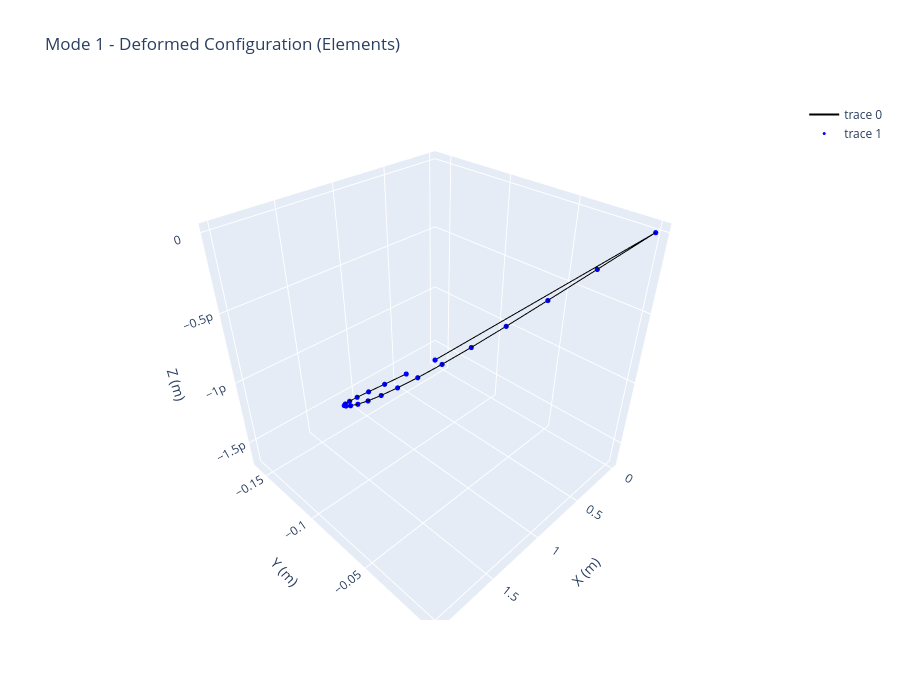
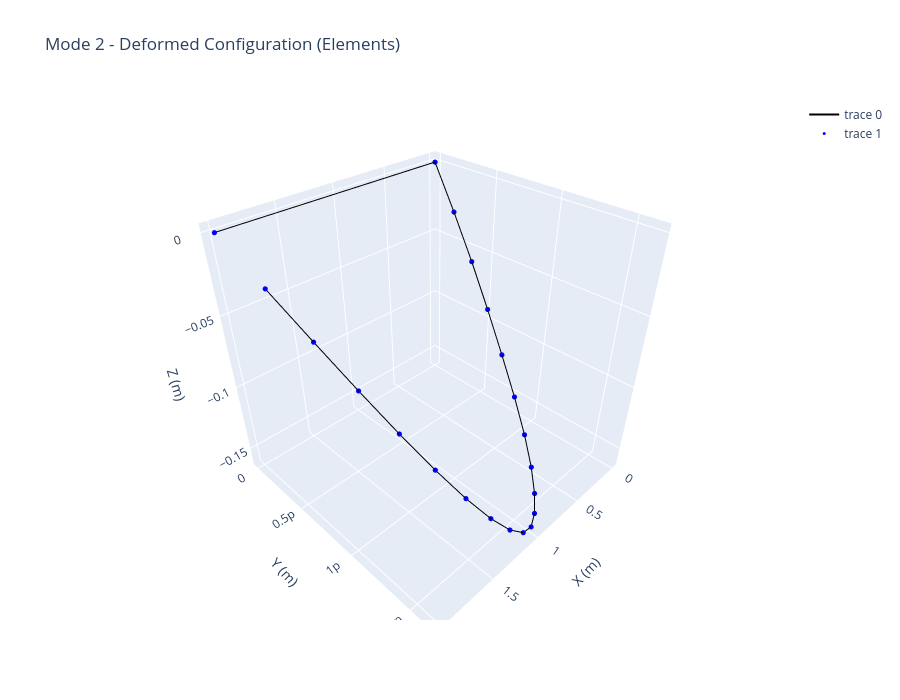
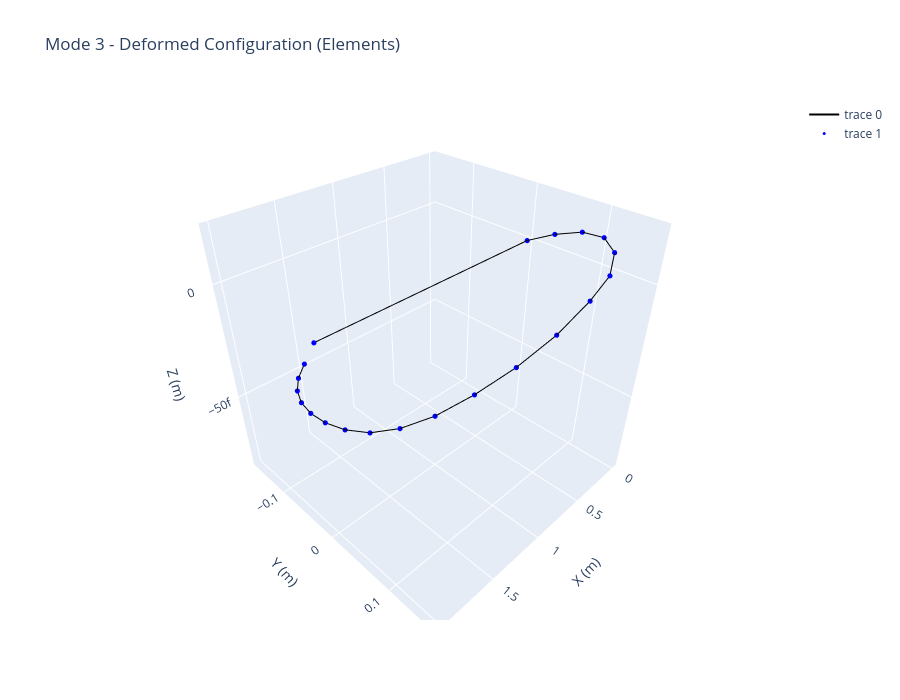
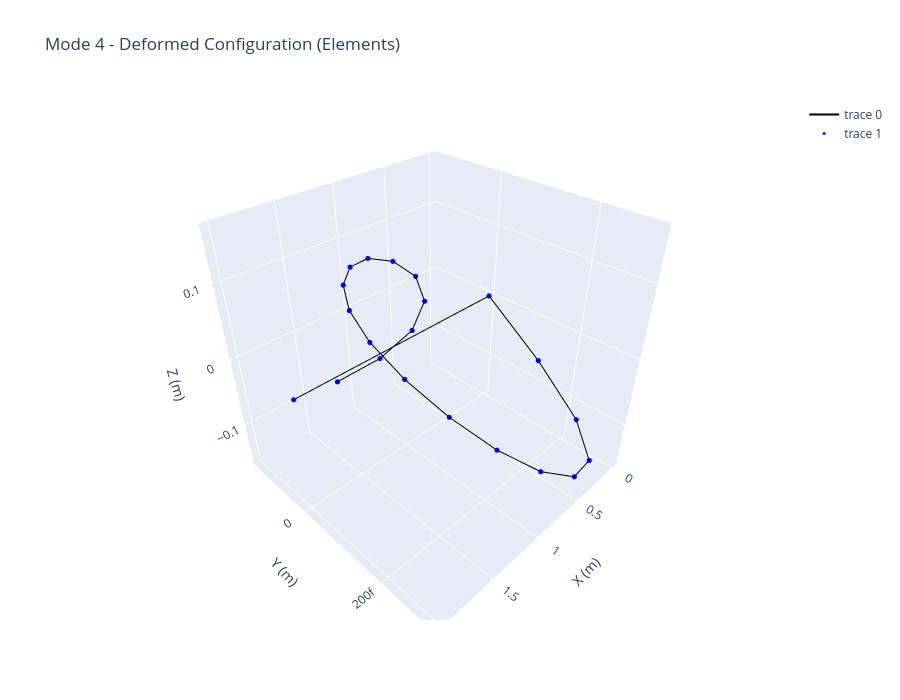

Notebook code for these charts, in order:
### Code cell
for i in range(modes_to_plot):
    line_x = []
    line_y = []
    line_z = []
    for nA, nB in element_nodes:
        p1 = modes[i][nA - 1]
        p2 = modes[i][nB - 1]
        line_x.extend([p1[0], p2[0], None])
        line_y.extend([p1[1], p2[1], None])
        line_z.extend([p1[2], p2[2], None])

    fig_lines = go.Figure(
        data=[
            go.Scatter3d(
                x=line_x,
                y=line_y,
                z=line_z,
                mode='lines',
                line=dict(color='black', width=2)
            ),
            go.Scatter3d(
                x=modes[i][:, 0],
                y=modes[i][:, 1],
                z=modes[i][:, 2],
                mode='markers',
                marker=dict(size=3, color='blue')
            )
        ]
    )

    fig_lines.update_layout(
        title=f'Mode {i+1} - Deformed Configuration (Elements)',
        scene=dict(
            xaxis_title='X (m)',
            yaxis_title='Y (m)',
            zaxis_title='Z (m)'
        ),
        width=900,
        height=700
    )

    fig_lines.show()

### Figure 1 — Plotly figure (JSON) as saved in the notebook; plotly's stock layout.template omitted (floating-point values rounded to 4 significant figures)
{"data": [{"line": {"color": "black", "width": 2}, "mode": "lines", "type": "scatter3d", "x": [2, 0, null, 0, 0.1, null, 0.1, 0.2, null, 0.2, 0.3, null, 0.3, 0.4, null, 0.4, 0.5, null, 0.5, 0.6, null, 0.6, 0.7, null, 0.7, 0.8, null, 0.8, 0.9, null, 0.9, 1.0, null, 1.0, 1.1, null, 1.1, 1.2, null, 1.2, 1.3, null, 1.3, 1.4, null, 1.4, 1.5, null, 1.5, 1.6, null, 1.6, 1.7, null, 1.7, 1.8, null, 1.8, 1.9, null], "y": [0, 0, null, 0, -0.02496, null, -0.02496, -0.04931, null, -0.04931, -0.07245, null, -0.07245, -0.0938, null, -0.0938, -0.1128, null, -0.1128, -0.1291, null, -0.1291, -0.1422, null, -0.1422, -0.1518, null, -0.1518, -0.1576, null, -0.1576, -0.1596, null, -0.1596, -0.1576, null, -0.1576, -0.1518, null, -0.1518, -0.1422, null, -0.1422, -0.1291, null, -0.1291, -0.1128, null, -0.1128, -0.0938, null, -0.0938, -0.07245, null, -0.07245, -0.04931, null, -0.04931, -0.02496, null], "z": [0, 0, null, 0, -2.792e-13, null, -2.792e-13, -5.511e-13, null, -5.511e-13, -8.072e-13, null, -8.072e-13, -1.039e-12, null, -1.039e-12, -1.239e-12, null, -1.239e-12, -1.402e-12, null, -1.402e-12, -1.525e-12, null, -1.525e-12, -1.608e-12, null, -1.608e-12, -1.648e-12, null, -1.648e-12, -1.645e-12, null, -1.645e-12, -1.6e-12, null, -1.6e-12, -1.519e-12, null, -1.519e-12, -1.409e-12, null, -1.409e-12, -1.27e-12, null, -1.27e-12, -1.103e-12, null, -1.103e-12, -9.138e-13, null, -9.138e-13, -7.05e-13, null, -7.05e-13, -4.804e-13, null, -4.804e-13, -2.437e-13, null]}, {"marker": {"color": "blue", "size": 3}, "mode": "markers", "type": "scatter3d", "x": [0.0, 0.1, 0.2, 0.3, 0.4, 0.5, 0.6, 0.7, 0.8, 0.9, 1.0, 1.1, 1.2, 1.3, 1.4, 1.5, 1.6, 1.7, 1.8, 1.9, 2.0], "y": [0.0, -0.02496, -0.04931, -0.07245, -0.0938, -0.1128, -0.1291, -0.1422, -0.1518, -0.1576, -0.1596, -0.1576, -0.1518, -0.1422, -0.1291, -0.1128, -0.0938, -0.07245, -0.04931, -0.02496, 0.0], "z": [0.0, -2.792e-13, -5.511e-13, -8.072e-13, -1.039e-12, -1.239e-12, -1.402e-12, -1.525e-12, -1.608e-12, -1.648e-12, -1.645e-12, -1.6e-12, -1.519e-12, -1.409e-12, -1.27e-12, -1.103e-12, -9.138e-13, -7.05e-13, -4.804e-13, -2.437e-13, 0.0]}], "layout": {"height": 700, "scene": {"xaxis": {"title": {"text": "X (m)"}}, "yaxis": {"title": {"text": "Y (m)"}}, "zaxis": {"title": {"text": "Z (m)"}}}, "title": {"text": "Mode 1 - Deformed Configuration (Elements)"}, "width": 900}}

### Figure 2 — Plotly figure (JSON) as saved in the notebook; plotly's stock layout.template omitted (floating-point values rounded to 4 significant figures)
{"data": [{"line": {"color": "black", "width": 2}, "mode": "lines", "type": "scatter3d", "x": [2, 0, null, 0, 0.1, null, 0.1, 0.2, null, 0.2, 0.3, null, 0.3, 0.4, null, 0.4, 0.5, null, 0.5, 0.6, null, 0.6, 0.7, null, 0.7, 0.8, null, 0.8, 0.9, null, 0.9, 1.0, null, 1.0, 1.1, null, 1.1, 1.2, null, 1.2, 1.3, null, 1.3, 1.4, null, 1.4, 1.5, null, 1.5, 1.6, null, 1.6, 1.7, null, 1.7, 1.8, null, 1.8, 1.9, null], "y": [0, 0, null, 0, 2.602e-13, null, 2.602e-13, 5.059e-13, null, 5.059e-13, 7.31e-13, null, 7.31e-13, 9.383e-13, null, 9.383e-13, 1.127e-12, null, 1.127e-12, 1.291e-12, null, 1.291e-12, 1.423e-12, null, 1.423e-12, 1.523e-12, null, 1.523e-12, 1.592e-12, null, 1.592e-12, 1.632e-12, null, 1.632e-12, 1.635e-12, null, 1.635e-12, 1.596e-12, null, 1.596e-12, 1.514e-12, null, 1.514e-12, 1.391e-12, null, 1.391e-12, 1.228e-12, null, 1.228e-12, 1.032e-12, null, 1.032e-12, 8.048e-13, null, 8.048e-13, 5.532e-13, null, 5.532e-13, 2.826e-13, null], "z": [0, 0, null, 0, -0.02494, null, -0.02494, -0.04927, null, -0.04927, -0.07239, null, -0.07239, -0.09373, null, -0.09373, -0.1128, null, -0.1128, -0.129, null, -0.129, -0.1421, null, -0.1421, -0.1517, null, -0.1517, -0.1575, null, -0.1575, -0.1595, null, -0.1595, -0.1575, null, -0.1575, -0.1517, null, -0.1517, -0.1421, null, -0.1421, -0.129, null, -0.129, -0.1128, null, -0.1128, -0.09373, null, -0.09373, -0.07239, null, -0.07239, -0.04927, null, -0.04927, -0.02494, null]}, {"marker": {"color": "blue", "size": 3}, "mode": "markers", "type": "scatter3d", "x": [0.0, 0.1, 0.2, 0.3, 0.4, 0.5, 0.6, 0.7, 0.8, 0.9, 1.0, 1.1, 1.2, 1.3, 1.4, 1.5, 1.6, 1.7, 1.8, 1.9, 2.0], "y": [0.0, 2.602e-13, 5.059e-13, 7.31e-13, 9.383e-13, 1.127e-12, 1.291e-12, 1.423e-12, 1.523e-12, 1.592e-12, 1.632e-12, 1.635e-12, 1.596e-12, 1.514e-12, 1.391e-12, 1.228e-12, 1.032e-12, 8.048e-13, 5.532e-13, 2.826e-13, 0.0], "z": [0.0, -0.02494, -0.04927, -0.07239, -0.09373, -0.1128, -0.129, -0.1421, -0.1517, -0.1575, -0.1595, -0.1575, -0.1517, -0.1421, -0.129, -0.1128, -0.09373, -0.07239, -0.04927, -0.02494, 0.0]}], "layout": {"height": 700, "scene": {"xaxis": {"title": {"text": "X (m)"}}, "yaxis": {"title": {"text": "Y (m)"}}, "zaxis": {"title": {"text": "Z (m)"}}}, "title": {"text": "Mode 2 - Deformed Configuration (Elements)"}, "width": 900}}

### Figure 3 — Plotly figure (JSON) as saved in the notebook; plotly's stock layout.template omitted (floating-point values rounded to 4 significant figures)
{"data": [{"line": {"color": "black", "width": 2}, "mode": "lines", "type": "scatter3d", "x": [2, 0, null, 0, 0.1, null, 0.1, 0.2, null, 0.2, 0.3, null, 0.3, 0.4, null, 0.4, 0.5, null, 0.5, 0.6, null, 0.6, 0.7, null, 0.7, 0.8, null, 0.8, 0.9, null, 0.9, 1.0, null, 1.0, 1.1, null, 1.1, 1.2, null, 1.2, 1.3, null, 1.3, 1.4, null, 1.4, 1.5, null, 1.5, 1.6, null, 1.6, 1.7, null, 1.7, 1.8, null, 1.8, 1.9, null], "y": [0, 0, null, 0, 0.04928, null, 0.04928, 0.09373, null, 0.09373, 0.129, null, 0.129, 0.1517, null, 0.1517, 0.1595, null, 0.1595, 0.1517, null, 0.1517, 0.129, null, 0.129, 0.09373, null, 0.09373, 0.04928, null, 0.04928, 3.109e-13, null, 3.109e-13, -0.04928, null, -0.04928, -0.09373, null, -0.09373, -0.129, null, -0.129, -0.1517, null, -0.1517, -0.1595, null, -0.1595, -0.1517, null, -0.1517, -0.129, null, -0.129, -0.09373, null, -0.09373, -0.04928, null], "z": [0, 0, null, 0, 9.245e-15, null, 9.245e-15, 1.617e-14, null, 1.617e-14, 1.94e-14, null, 1.94e-14, 1.831e-14, null, 1.831e-14, 1.3e-14, null, 1.3e-14, 5.002e-15, null, 5.002e-15, -8.864e-15, null, -8.864e-15, -2.534e-14, null, -2.534e-14, -4.277e-14, null, -4.277e-14, -5.978e-14, null, -5.978e-14, -7.314e-14, null, -7.314e-14, -8.138e-14, null, -8.138e-14, -8.354e-14, null, -8.354e-14, -8.069e-14, null, -8.069e-14, -7.362e-14, null, -7.362e-14, -6.316e-14, null, -6.316e-14, -4.997e-14, null, -4.997e-14, -3.487e-14, null, -3.487e-14, -1.853e-14, null]}, {"marker": {"color": "blue", "size": 3}, "mode": "markers", "type": "scatter3d", "x": [0.0, 0.1, 0.2, 0.3, 0.4, 0.5, 0.6, 0.7, 0.8, 0.9, 1.0, 1.1, 1.2, 1.3, 1.4, 1.5, 1.6, 1.7, 1.8, 1.9, 2.0], "y": [0.0, 0.04928, 0.09373, 0.129, 0.1517, 0.1595, 0.1517, 0.129, 0.09373, 0.04928, 3.109e-13, -0.04928, -0.09373, -0.129, -0.1517, -0.1595, -0.1517, -0.129, -0.09373, -0.04928, 0.0], "z": [0.0, 9.245e-15, 1.617e-14, 1.94e-14, 1.831e-14, 1.3e-14, 5.002e-15, -8.864e-15, -2.534e-14, -4.277e-14, -5.978e-14, -7.314e-14, -8.138e-14, -8.354e-14, -8.069e-14, -7.362e-14, -6.316e-14, -4.997e-14, -3.487e-14, -1.853e-14, 0.0]}], "layout": {"height": 700, "scene": {"xaxis": {"title": {"text": "X (m)"}}, "yaxis": {"title": {"text": "Y (m)"}}, "zaxis": {"title": {"text": "Z (m)"}}}, "title": {"text": "Mode 3 - Deformed Configuration (Elements)"}, "width": 900}}

### Figure 4 — Plotly figure (JSON) as saved in the notebook; plotly's stock layout.template omitted (floating-point values rounded to 4 significant figures)
{"data": [{"line": {"color": "black", "width": 2}, "mode": "lines", "type": "scatter3d", "x": [2, 0, null, 0, 0.1, null, 0.1, 0.2, null, 0.2, 0.3, null, 0.3, 0.4, null, 0.4, 0.5, null, 0.5, 0.6, null, 0.6, 0.7, null, 0.7, 0.8, null, 0.8, 0.9, null, 0.9, 1.0, null, 1.0, 1.1, null, 1.1, 1.2, null, 1.2, 1.3, null, 1.3, 1.4, null, 1.4, 1.5, null, 1.5, 1.6, null, 1.6, 1.7, null, 1.7, 1.8, null, 1.8, 1.9, null], "y": [0, 0, null, 0, 1.436e-13, null, 1.436e-13, 2.519e-13, null, 2.519e-13, 3.023e-13, null, 3.023e-13, 2.915e-13, null, 2.915e-13, 2.359e-13, null, 2.359e-13, 1.503e-13, null, 1.503e-13, 4.827e-14, null, 4.827e-14, -5.023e-14, null, -5.023e-14, -1.214e-13, null, -1.214e-13, -1.472e-13, null, -1.472e-13, -1.274e-13, null, -1.274e-13, -7.243e-14, null, -7.243e-14, 3.895e-15, null, 3.895e-15, 8.638e-14, null, 8.638e-14, 1.551e-13, null, 1.551e-13, 1.945e-13, null, 1.945e-13, 1.95e-13, null, 1.95e-13, 1.572e-13, null, 1.572e-13, 8.829e-14, null], "z": [0, 0, null, 0, -0.04913, null, -0.04913, -0.09345, null, -0.09345, -0.1286, null, -0.1286, -0.1512, null, -0.1512, -0.159, null, -0.159, -0.1512, null, -0.1512, -0.1286, null, -0.1286, -0.09345, null, -0.09345, -0.04913, null, -0.04913, -9.057e-14, null, -9.057e-14, 0.04913, null, 0.04913, 0.09345, null, 0.09345, 0.1286, null, 0.1286, 0.1512, null, 0.1512, 0.159, null, 0.159, 0.1512, null, 0.1512, 0.1286, null, 0.1286, 0.09345, null, 0.09345, 0.04913, null]}, {"marker": {"color": "blue", "size": 3}, "mode": "markers", "type": "scatter3d", "x": [0.0, 0.1, 0.2, 0.3, 0.4, 0.5, 0.6, 0.7, 0.8, 0.9, 1.0, 1.1, 1.2, 1.3, 1.4, 1.5, 1.6, 1.7, 1.8, 1.9, 2.0], "y": [0.0, 1.436e-13, 2.519e-13, 3.023e-13, 2.915e-13, 2.359e-13, 1.503e-13, 4.827e-14, -5.023e-14, -1.214e-13, -1.472e-13, -1.274e-13, -7.243e-14, 3.895e-15, 8.638e-14, 1.551e-13, 1.945e-13, 1.95e-13, 1.572e-13, 8.829e-14, 0.0], "z": [0.0, -0.04913, -0.09345, -0.1286, -0.1512, -0.159, -0.1512, -0.1286, -0.09345, -0.04913, -9.057e-14, 0.04913, 0.09345, 0.1286, 0.1512, 0.159, 0.1512, 0.1286, 0.09345, 0.04913, 0.0]}], "layout": {"height": 700, "scene": {"xaxis": {"title": {"text": "X (m)"}}, "yaxis": {"title": {"text": "Y (m)"}}, "zaxis": {"title": {"text": "Z (m)"}}}, "title": {"text": "Mode 4 - Deformed Configuration (Elements)"}, "width": 900}}
